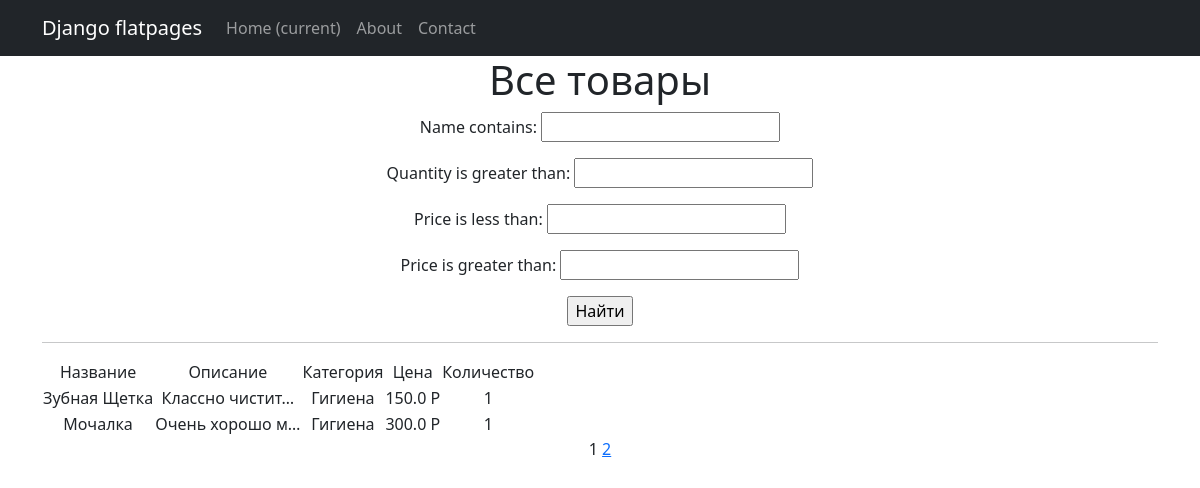
Screenshot of /products/ with the database file from the repository.
### sempleapp/models.py (models this page shows, shortened)
class Product(models.Model):
    name = models.CharField(
        max_length=50,
        unique=True,
    )
    description = models.TextField()
    quantity = models.IntegerField(
        validators=[MinValueValidator(0)],
    )
    category = models.ForeignKey(
        to='Category',
        on_delete=models.CASCADE,
        related_name='products',
    )
    price = models.FloatField(
        validators=[MinValueValidator(0.0)],
    )

class Category(models.Model):
    name = models.CharField(max_length=100, unique=True)

### sempleapp/views.py (the view)
# urls.py: path('', ProductsList.as_view()),
class ProductsList(ListView):
    model = Product
    ordering = 'name'
    template_name = 'products.html'
    context_object_name = 'products'
    paginate_by = 2
    def get_queryset(self):
        queryset = super().get_queryset()
        self.filterset = ProductFilter(self.request.GET, queryset)
        return self.filterset.qs
    def get_context_data(self, **kwargs):
        context = super().get_context_data(**kwargs)
        context['filterset'] = self.filterset
        return context

### sempleapp/templatetags/custom_filters.py (called while the page is built)
@register.filter()
def currency(value, code='rub'):
   postfix = CURRENCIES_SYMBOLS[code]
   return f'{value} {postfix}'

### sempleapp/templatetags/custom_tags.py (called while the page is built)
@register.simple_tag(takes_context=True)
def url_replace(context, **kwargs):
   d = context['request'].GET.copy()
   for k, v in kwargs.items():
       d[k] = v
   return d.urlencode()

### templates/products.html (shortened to what this page needs)
{% extends 'flatpages/default.html' %}
{% load custom_filters %}
{% load custom_tags %}
{% block content %}
   <h1>Все товары</h1>
   <form action="" method="get">
       {{ filterset.form.as_p }}
       <input type="submit" value="Найти" />
   </form>
   <hr>
   {% if products %}
       <table>
           <tr>
               <td>Название</td>
               <td>Описание</td>
               <td>Категория</td>
               <td>Цена</td>
               <td>Количество</td>
           </tr>
           {% for product in products %}
           <tr>
               <td>{{ product.name }}</td>
               <td>{{ product.description|truncatechars:15 }}</td>
               <td>{{ product.category.name }}</td>
               <td>{{ product.price|currency }}</td>
               <td>{{ product.quantity }}</td>
           </tr>
           {% endfor %}
       </table>
   {% else %}
       <h2>Товаров нет!</h2>
   {% endif %}
   {{ page_obj.number }}
   {% if page_obj.has_next %}
       <a href="?{% url_replace page=page_obj.next_page_number %}">{{ page_obj.next_page_number }}</a>
   {% endif %}
{% endblock content %}

### templates/flatpages/default.html (shortened to what this page needs)
<!DOCTYPE html>
<html lang="en">
    <head>
        {% load static %}
        <link href="{% static 'css/styles.css' %}" rel="stylesheet" />
    </head>
    <body>
<nav class="navbar navbar-expand-lg navbar-dark bg-dark static-top">
   <div class="container">
       <a class="navbar-brand" href="#">Django flatpages</a>
       <div class="collapse navbar-collapse" id="navbarResponsive">
           <ul class="navbar-nav ml-auto">
               <li class="nav-item active">
                   <a class="nav-link" href="#">Home
                       <span class="sr-only">(current)</span>
                   </a>
               </li>
               <li class="nav-item">
                   <a class="nav-link" href="/about/">About</a>
               </li>
               <li class="nav-item">
                   <a class="nav-link" href="/contacts/">Contact</a>
               </li>
           </ul>
       </div>
   </div>
</nav>
        <div class="container">
            <div class="row">
                <div class="col-lg-12 text-center">
                    {% block content %}{% endblock content %}
                </div>
            </div>
        </div>
    </body>
</html>

### rows the page displays
Product: name "Зубная Щетка", description "Классно чистит…", category.name "Гигиена", price "150.0 Р", quantity "1"
Product: name "Мочалка", description "Очень хорошо м…", category.name "Гигиена", price "300.0 Р", quantity "1"

### other values shown
{{ page_obj.number }} "1"
{{ page_obj.next_page_number }} "2"
